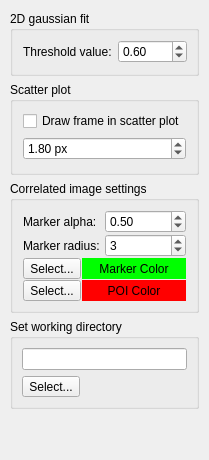
          <widget class="QWidget" name="options">
           <attribute name="title">
            <string>Options</string>
           </attribute>
           <layout class="QVBoxLayout" name="verticalLayout_10">
            <property name="leftMargin">
             <number>10</number>
            </property>
            <property name="rightMargin">
             <number>10</number>
            </property>
            <item>
             <widget class="QGroupBox" name="groupBox_2">
              <property name="title">
               <string>2D gaussian fit</string>
              </property>
              <layout class="QVBoxLayout" name="verticalLayout_11">
               <property name="leftMargin">
                <number>10</number>
               </property>
               <property name="bottomMargin">
                <number>10</number>
               </property>
               <item>
                <layout class="QHBoxLayout" name="horizontalLayout_9">
                 <item>
                  <widget class="QLabel" name="label_20">
                   <property name="toolTip">
                    <string>The cutoff is calculated as image.max - (image.max - image.min)*threshold
  with threshold between 0.1 and 0.9</string>
                   </property>
                   <property name="text">
                    <string>Threshold value:</string>
                   </property>
                  </widget>
                 </item>
                 <item>
                  <widget class="QDoubleSpinBox" name="doubleSpinBox_treshVal">
                   <property name="maximumSize">
                    <size>
                     <width>80</width>
                     <height>16777215</height>
                    </size>
                   </property>
                   <property name="toolTip">
                    <string>The cutoff is calculated as image.max - (image.max - image.min)*threshold
  with threshold between 0.1 and 0.9</string>
                   </property>
                   <property name="whatsThis">
                    <string/>
                   </property>
                   <property name="decimals">
                    <number>2</number>
                   </property>
                   <property name="minimum">
                    <double>0.100000000000000</double>
                   </property>
                   <property name="maximum">
                    <double>1.000000000000000</double>
                   </property>
                   <property name="singleStep">
                    <double>0.050000000000000</double>
                   </property>
                   <property name="value">
                    <double>0.600000000000000</double>
                   </property>
                  </widget>
                 </item>
                </layout>
               </item>
              </layout>
             </widget>
            </item>
            <item>
             <widget class="QGroupBox" name="groupBox">
              <property name="title">
               <string>Scatter plot</string>
              </property>
              <layout class="QVBoxLayout" name="verticalLayout_9">
               <property name="leftMargin">
                <number>10</number>
               </property>
               <property name="rightMargin">
                <number>10</number>
               </property>
               <property name="bottomMargin">
                <number>12</number>
               </property>
               <item>
                <widget class="QCheckBox" name="checkBox_scatterPlotFrame">
                 <property name="text">
                  <string>Draw frame in scatter plot</string>
                 </property>
                </widget>
               </item>
               <item>
                <widget class="QDoubleSpinBox" name="doubleSpinBox_scatterPlotFrameSize">
                 <property name="toolTip">
                  <string/>
                 </property>
                 <property name="prefix">
                  <string/>
                 </property>
                 <property name="suffix">
                  <string> px</string>
                 </property>
                 <property name="maximum">
                  <double>50.000000000000000</double>
                 </property>
                 <property name="singleStep">
                  <double>0.050000000000000</double>
                 </property>
                 <property name="value">
                  <double>1.800000000000000</double>
                 </property>
                </widget>
               </item>
              </layout>
             </widget>
            </item>
            <item>
             <widget class="QGroupBox" name="groupBox_4">
              <property name="title">
               <string>Correlated image settings</string>
              </property>
              <layout class="QVBoxLayout" name="verticalLayout_14">
               <property name="spacing">
                <number>1</number>
               </property>
               <property name="leftMargin">
                <number>10</number>
               </property>
               <property name="rightMargin">
                <number>10</number>
               </property>
               <item>
                <layout class="QHBoxLayout" name="horizontalLayout_21">
                 <item>
                  <widget class="QLabel" name="label_12">
                   <property name="text">
                    <string>Marker alpha:</string>
                   </property>
                  </widget>
                 </item>
                 <item>
                  <widget class="QDoubleSpinBox" name="doubleSpinBox_markerAlpha">
                   <property name="decimals">
                    <number>2</number>
                   </property>
                   <property name="minimum">
                    <double>0.010000000000000</double>
                   </property>
                   <property name="maximum">
                    <double>1.000000000000000</double>
                   </property>
                   <property name="singleStep">
                    <double>0.100000000000000</double>
                   </property>
                   <property name="value">
                    <double>0.500000000000000</double>
                   </property>
                  </widget>
                 </item>
                </layout>
               </item>
               <item>
                <layout class="QHBoxLayout" name="horizontalLayout_22">
                 <item>
                  <widget class="QLabel" name="label_23">
                   <property name="text">
                    <string>Marker radius:</string>
                   </property>
                  </widget>
                 </item>
                 <item>
                  <widget class="QSpinBox" name="spinBox_markerRadius">
                   <property name="minimum">
                    <number>1</number>
                   </property>
                   <property name="value">
                    <number>3</number>
                   </property>
                  </widget>
                 </item>
                </layout>
               </item>
               <item>
                <layout class="QHBoxLayout" name="horizontalLayout_23">
                 <item>
                  <widget class="QToolButton" name="toolButton_selectMarkerColor">
                   <property name="text">
                    <string>Select...</string>
                   </property>
                  </widget>
                 </item>
                 <item>
                  <widget class="QLabel" name="label_markerColor">
                   <property name="styleSheet">
                    <string notr="true">background-color: rgb(0,255,0);</string>
                   </property>
                   <property name="text">
                    <string>Marker Color</string>
                   </property>
                   <property name="alignment">
                    <set>Qt::AlignCenter</set>
                   </property>
                  </widget>
                 </item>
                </layout>
               </item>
               <item>
                <layout class="QHBoxLayout" name="horizontalLayout_24">
                 <item>
                  <widget class="QToolButton" name="toolButton_selectPoiColor">
                   <property name="text">
                    <string>Select...</string>
                   </property>
                  </widget>
                 </item>
                 <item>
                  <widget class="QLabel" name="label_poiColor">
                   <property name="styleSheet">
                    <string notr="true">background-color: rgb(255,0,0);</string>
                   </property>
                   <property name="text">
                    <string>POI Color</string>
                   </property>
                   <property name="alignment">
                    <set>Qt::AlignCenter</set>
                   </property>
                  </widget>
                 </item>
                </layout>
               </item>
              </layout>
             </widget>
            </item>
            <item>
             <widget class="QGroupBox" name="groupBox_3">
              <property name="minimumSize">
               <size>
                <width>0</width>
                <height>50</height>
               </size>
              </property>
              <property name="title">
               <string>Set working directory</string>
              </property>
              <layout class="QVBoxLayout" name="verticalLayout_13">
               <item>
                <widget class="QLineEditFilePath" name="lineEdit_workingDir">
                 <property name="maximumSize">
                  <size>
                   <width>180</width>
                   <height>16777215</height>
                  </size>
                 </property>
                 <property name="readOnly">
                  <bool>true</bool>
                 </property>
                </widget>
               </item>
               <item>
                <widget class="QToolButton" name="toolButton_selectWorkingDir">
                 <property name="text">
                  <string>Select...</string>
                 </property>
                </widget>
               </item>
              </layout>
             </widget>
            </item>
            <item>
             <spacer name="verticalSpacer_2">
              <property name="orientation">
               <enum>Qt::Vertical</enum>
              </property>
              <property name="sizeHint" stdset="0">
               <size>
                <width>20</width>
                <height>40</height>
               </size>
              </property>
             </spacer>
            </item>
           </layout>
          </widget>
